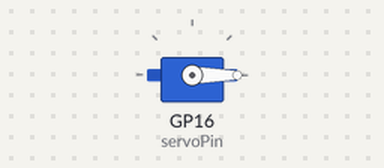
This program was run on a simulated Raspberry Pi Pico running MicroPython. Parts: servo. Servo angles are drawn from the pulse width (0.5 ms = 0°, 2.5 ms = 180°).

Above: at 0.05 s.
At 0.9 s:
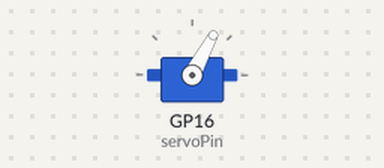
At 1.35 s:
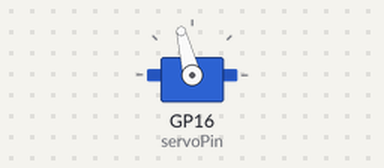
At 1.8 s:
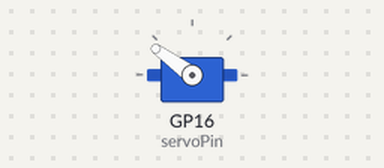
Timing chart, 0 to 4.2 s (numbered marks = the images above):
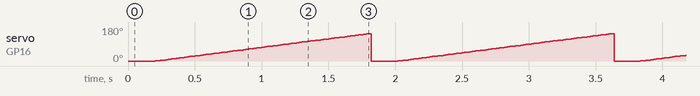

Measured:
- by itself, servo on GP16 (servoPin): ramps from 0° to 145° and jumps back, once every 1.8 s

The program:

SERVO_Moter.py
```python
import machine
from machine import Pin, PWM
from time import sleep

servoPin = PWM(Pin(16))
servoPin.freq(50)

def servo(degrees):
    if degrees > 180:degrees=180
    if degrees < 0:degrees=0
    maxDuty=7000
    minDuty=1000

    newDuty=minDuty+(maxDuty-minDuty)*(degrees/180)
    servoPin.duty_u16(int(newDuty))

while True:
    for degree in range (0,180,1):
        servo(degree)
        sleep(0.01)
```
